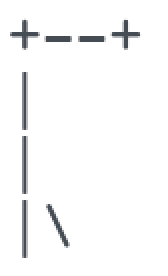
%> input picture img_lives6.png, 84 x 138 px (shown 2 times larger)
$ octave hangmanGallowLevelDriver.m   (GNU Octave 9; MATLAB toolbox functions it lacks are replaced by stand-ins)
%> lines starting %> are read from the running program, lines starting %| are printed output that depends on the picture
### hangmanGallowLevel.m

function [] = hangmanGallowLevel(numLivesLeft)
%> called with numLivesLeft = 6
    % depending on the number of lives left, the hangman gallow levels up.
    % depending on the number inputted as the argument - the corresponding
    % image pops-up.

    if numLivesLeft == 6
        close all;
        img = imread('img_lives6.png');
%> img is the input picture: size 138x84x3 uint8; mean R, G, B 248, 248.3, 248.6
%> call 2 of hangmanGallowLevel, with numLivesLeft = 5
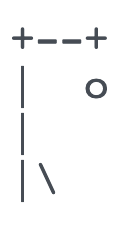
%> input picture img_lives5.png, 132 x 226 px
%> in hangmanGallowLevel, img is the input picture: size 226x132x3 uint8; mean R, G, B 248, 248.2, 248.5
%> call 3 of hangmanGallowLevel, with numLivesLeft = 4
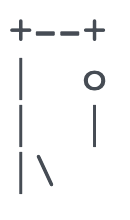
%> input picture img_lives4.png, 130 x 220 px
%> in hangmanGallowLevel, img is the input picture: size 220x130x3 uint8; mean R, G, B 246.9, 247.1, 247.5
%> call 4 of hangmanGallowLevel, with numLivesLeft = 3
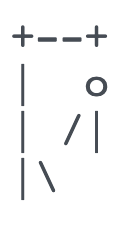
%> input picture img_lives3.png, 138 x 234 px
%> in hangmanGallowLevel, img is the input picture: size 234x138x3 uint8; mean R, G, B 247.1, 247.4, 247.7
%> call 5 of hangmanGallowLevel, with numLivesLeft = 2
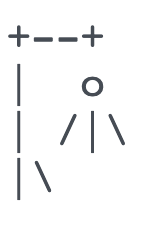
%> input picture img_lives2.png, 144 x 226 px
%> in hangmanGallowLevel, img is the input picture: size 226x144x3 uint8; mean R, G, B 246.5, 246.8, 247.1
%> call 6 of hangmanGallowLevel, with numLivesLeft = 1
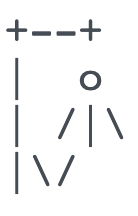
%> input picture img_lives1.png, 138 x 216 px
%> in hangmanGallowLevel, img is the input picture: size 216x138x3 uint8; mean R, G, B 245, 245.3, 245.7
        imshow(img);
        title('Lives left: 6');  % from matlab documentation

    elseif numLivesLeft == 5
        close all;
        img = imread('img_lives5.png');
        imshow(img);
        title('Lives left: 5');

    elseif numLivesLeft == 4
        close all;
        img = imread('img_lives4.png');
        imshow(img);
        title('Lives left: 4');

    elseif numLivesLeft == 3
        close all;
        img = imread('img_lives3.png');
        imshow(img);
        title('Lives left: 3');

    elseif numLivesLeft == 2
        close all;
        img = imread('img_lives2.png');
        imshow(img);
        title('Lives left: 2');

    elseif numLivesLeft == 1
        close all;
        img = imread('img_lives1.png');
        imshow(img);
        title('Lives left: 1');

    elseif numLivesLeft == 0
        close all;
%> the run ends on the next line
        img = imread('img_lives0.png');
        imshow(img);
        title('Lives left: 0');
    end

end

### hangmanGallowLevelDriver.m


% test case 1
hangmanGallowLevel(6);
% test case 2
hangmanGallowLevel(5);
% test case 3
hangmanGallowLevel(4);
% test case 4
hangmanGallowLevel(3);
% test case 5
hangmanGallowLevel(2);
% test case 6
hangmanGallowLevel(1);
% test case 7
hangmanGallowLevel(0);
